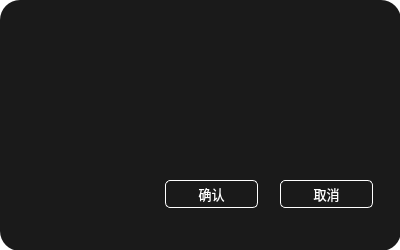
<?xml version="1.0" encoding="UTF-8"?>
<ui version="4.0">
 <class>InformCell</class>
 <widget class="QDialog" name="InformCell">
  <property name="geometry">
   <rect>
    <x>0</x>
    <y>0</y>
    <width>400</width>
    <height>250</height>
   </rect>
  </property>
  <property name="windowTitle">
   <string>Dialog</string>
  </property>
  <property name="styleSheet">
   <string notr="true">background: rgba(0,0,0,0);</string>
  </property>
  <widget class="QTextBrowser" name="inform_content">
   <property name="geometry">
    <rect>
     <x>100</x>
     <y>50</y>
     <width>271</width>
     <height>101</height>
    </rect>
   </property>
   <property name="font">
    <font>
     <family>等线</family>
     <pointsize>12</pointsize>
    </font>
   </property>
   <property name="styleSheet">
    <string notr="true">background: rgba(0,0,0,0); border: 0px;color: white;
</string>
   </property>
   <property name="html">
    <string>&lt;!DOCTYPE HTML PUBLIC &quot;-//W3C//DTD HTML 4.0//EN&quot; &quot;http://www.w3.org/TR/REC-html40/strict.dtd&quot;&gt;
&lt;html&gt;&lt;head&gt;&lt;meta name=&quot;qrichtext&quot; content=&quot;1&quot; /&gt;&lt;style type=&quot;text/css&quot;&gt;
p, li { white-space: pre-wrap; }
&lt;/style&gt;&lt;/head&gt;&lt;body style=&quot; font-family:'等线'; font-size:12pt; font-weight:400; font-style:normal;&quot;&gt;
&lt;p style=&quot;-qt-paragraph-type:empty; margin-top:0px; margin-bottom:0px; margin-left:0px; margin-right:0px; -qt-block-indent:0; text-indent:0px;&quot;&gt;&lt;br /&gt;&lt;/p&gt;&lt;/body&gt;&lt;/html&gt;</string>
   </property>
  </widget>
  <widget class="QPushButton" name="inform_confirm">
   <property name="geometry">
    <rect>
     <x>165</x>
     <y>180</y>
     <width>93</width>
     <height>28</height>
    </rect>
   </property>
   <property name="font">
    <font>
     <family>等线</family>
     <pointsize>10</pointsize>
     <weight>50</weight>
     <bold>false</bold>
    </font>
   </property>
   <property name="styleSheet">
    <string notr="true">color: white; background: rgba(0,0,0,0); border: 1px solid white; border-radius: 5px;</string>
   </property>
   <property name="text">
    <string>确认</string>
   </property>
  </widget>
  <widget class="QPushButton" name="inform_refuse">
   <property name="geometry">
    <rect>
     <x>280</x>
     <y>180</y>
     <width>93</width>
     <height>28</height>
    </rect>
   </property>
   <property name="font">
    <font>
     <family>等线</family>
     <pointsize>10</pointsize>
     <weight>50</weight>
     <bold>false</bold>
    </font>
   </property>
   <property name="styleSheet">
    <string notr="true">color: white; background: rgba(0,0,0,0); border: 1px solid white; border-radius: 5px;</string>
   </property>
   <property name="text">
    <string>取消</string>
   </property>
  </widget>
  <widget class="QLabel" name="label">
   <property name="geometry">
    <rect>
     <x>0</x>
     <y>70</y>
     <width>100</width>
     <height>100</height>
    </rect>
   </property>
   <property name="styleSheet">
    <string notr="true">background: rgba(0,0,0,0);</string>
   </property>
   <property name="text">
    <string/>
   </property>
   <property name="pixmap">
    <pixmap resource="../images.qrc">:/new/headers/images/headers/candel.png</pixmap>
   </property>
   <property name="scaledContents">
    <bool>true</bool>
   </property>
  </widget>
  <widget class="QWidget" name="widget" native="true">
   <property name="geometry">
    <rect>
     <x>0</x>
     <y>0</y>
     <width>401</width>
     <height>251</height>
    </rect>
   </property>
   <property name="styleSheet">
    <string notr="true"> border-radius: 20px; background: rgba(0,0,0,0.9);</string>
   </property>
  </widget>
  <zorder>widget</zorder>
  <zorder>inform_content</zorder>
  <zorder>inform_confirm</zorder>
  <zorder>inform_refuse</zorder>
  <zorder>label</zorder>
 </widget>
 <resources>
  <include location="../images.qrc"/>
 </resources>
 <connections/>
</ui>
